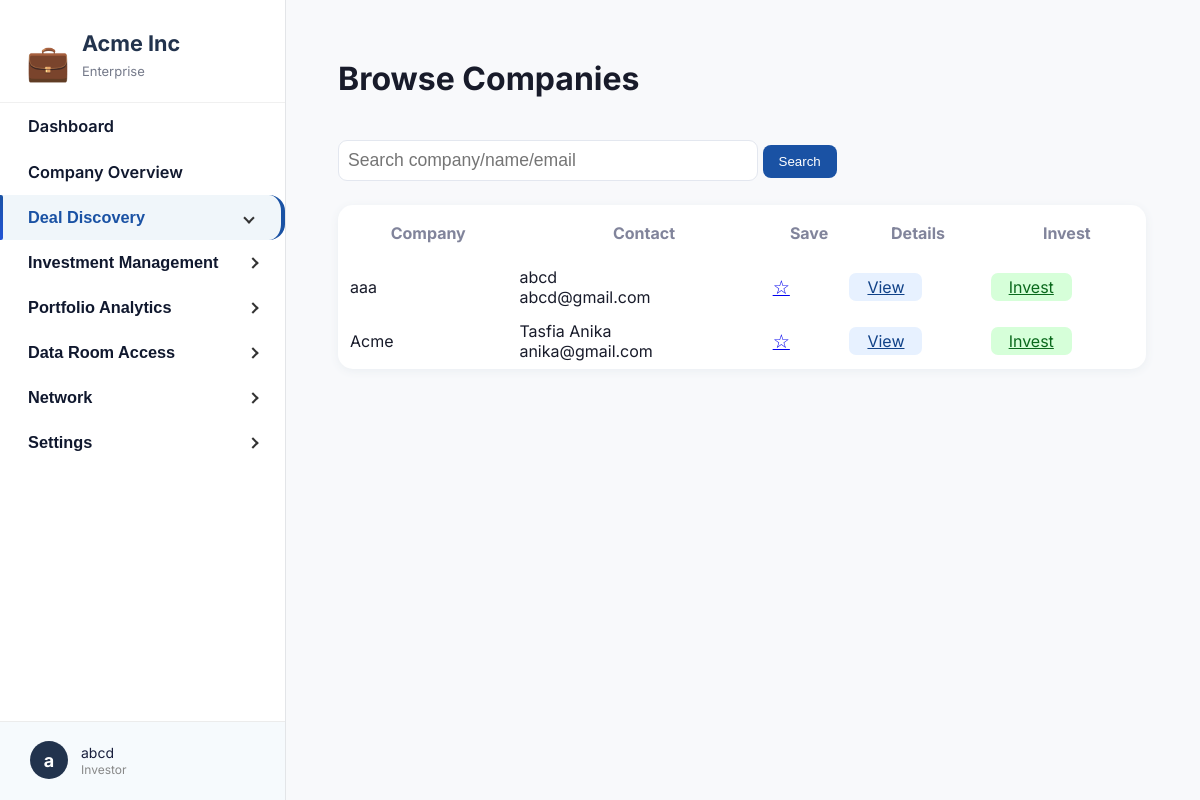
/api/investor/deal-discovery/browse/ (signed in), run on the app's committed database.
### core/models.py (models this page shows, shortened)
class StartupProfile(models.Model):
    user = models.OneToOneField(User, on_delete=models.CASCADE, related_name='startup_profile')
    startup_name = models.CharField(max_length=150)
    role = models.CharField(max_length=100)
    email = models.EmailField()
    website = models.CharField(max_length=255)
    heard_about = models.CharField(max_length=50)
    description = models.TextField()
    audience = models.TextField()
    tech_component = models.TextField()
    your_edge = models.TextField()
    pitch_deck_url = models.CharField(max_length=255)
    startup_stage = models.CharField(max_length=50)
    problem = models.TextField()
    solution = models.TextField()
    market_research = models.CharField(max_length=20)
    business_model_mind = models.CharField(max_length=50)
    working_time = models.CharField(max_length=50)
    cofounder = models.CharField(max_length=20)
    support_needed = models.TextField()
    has_mvp = models.CharField(max_length=10)
    tested_with_customers = models.CharField(max_length=10)
    funding_source = models.CharField(max_length=100)
    early_users = models.CharField(max_length=10)
    generated_revenue = models.CharField(max_length=20)
    stage3_challenges = models.TextField()
    stage3_support = models.TextField()
    business_model = models.TextField()
    paying_customers = models.CharField(max_length=50)
    annual_revenue_4 = models.CharField(max_length=50)
    external_funding = models.CharField(max_length=50)
    acquisition_strategies = models.TextField()
    team_size = models.CharField(max_length=50)
    stage4_challenges = models.TextField()
    stage4_support = models.TextField()
    annual_revenue_5 = models.CharField(max_length=50)
    active_customers_5 = models.CharField(max_length=50)
    markets_operating = models.CharField(max_length=100)
    expansion_plans = models.TextField()
    stage5_challenges = models.TextField()
    is_approved = models.BooleanField(default=False)
    is_onboarded = models.BooleanField(default=False)
    complete_profile_submitted = models.BooleanField(default=False)
    submitted_at = models.DateTimeField(auto_now_add=True)
    arr = models.FloatField(
        null=True, blank=True, verbose_name="Annual Recurring Revenue (ARR)"
    )
    arpu = models.FloatField(
        null=True, blank=True, verbose_name="Average Revenue Per User (ARPU)"
    )
    monthly_burn = models.FloatField(null=True, blank=True)
    cash_balance = models.FloatField(null=True, blank=True)
    ltv_cac_ratio = models.FloatField(null=True, blank=True)
    operating_expenses = models.FloatField(null=True, blank=True)
    debt_obligations = models.TextField(null=True, blank=True)
    capital_raised = models.FloatField(null=True, blank=True)
    currently_raising = models.FloatField(null=True, blank=True)
    equity_offered = models.FloatField(null=True, blank=True)
    financial_forecast = models.FileField(
        upload_to='financial_forecasts/', null=True, blank=True
    )

### core/views.py (the view)
# urls.py: path('investor/deal-discovery/browse/', browse_companies, name='browse_companies'),
@login_required
def browse_companies(request):
    investor_profile = getattr(request.user, 'investor_profile', None)
    startups = StartupProfile.objects.filter(is_onboarded=True)
    saved = set(
        InvestorCompanySave.objects.filter(investor=request.user)
        .values_list('startup_id', flat=True)
    )
    invested = set()
    if investor_profile:
        invested = set(
            InvestorInvestment.objects.filter(investor=investor_profile)
            .values_list('startup_id', flat=True)
        )
    if request.headers.get("HX-Request") == "true":
        return render(request, "investor_partials/browse_companies_partial.html", {
            "section": "deal_discovery",
            "subsection": "browse_companies",
            "startups": startups,
            "saved": saved,
            "invested": invested,
        })
    else:
        return render(request, "browse_companies.html", {
        "section": "deal_discovery",
        "subsection": "browse_companies",
        "startups": startups,
        "saved": saved,
        "invested": invested,
    })

### core/templates/browse_companies.html (shortened to what this page needs)
{% extends "investor_base.html" %}
{% block content %}
<h1 style="font-weight:700;">Browse Companies</h1>
<form method="GET">
    <input type="text" name="q" placeholder="Search company/name/email"
           style="width:400px; padding:9px; font-size:1.1rem; border-radius:9px; border:1.2px solid #e3e7ef; margin:20px 0 24px 0;">
    <button type="submit" style="padding:9px 16px; border-radius:8px; border:none; background:#1a52a4; color:#fff;">Search</button>
</form>
<table style="width:100%; background:#fff; border-radius:15px; box-shadow:0 2px 10px #eaeef2;">
    <tr style="font-weight:600; color:#81849b;">
        <th style="padding:16px 10px;">Company</th>
        <th>Contact</th>
        <th>Save</th>
        <th>Details</th>
        <th>Invest</th>
    </tr>
    {% for startup in startups %}
    <tr style="border-top:1px solid #eee;">
        <td style="padding:16px 10px;">{{ startup.startup_name }}</td>
        <td>{{ startup.user.get_full_name }}<br>{{ startup.email }}</td>
        <td>
            {% if startup.id in saved %}
                <span style="color:green;">&#10003;</span>
            {% else %}
                <a href="{% url 'save_company' startup.id %}" title="Save">
                    <span style="font-size:1.2em;">&#9734;</span>
                </a>
            {% endif %}
        </td>
        <td>
            <a href="#" style="padding:4px 18px; border-radius:7px; background:#e7f1ff; color:#114288;">View</a>
        </td>
        <td>
            {% if startup.id in invested %}
                <span style="color:green;">Invested</span>
            {% else %}
                <a href="{% url 'invest_in_company' startup.id %}" style="padding:4px 18px; border-radius:7px; background:#d6ffd9; color:#0a691c;">Invest</a>
            {% endif %}
        </td>
    </tr>
    {% empty %}
    <tr><td colspan="5" style="padding:40px;text-align:center;">No companies found.</td></tr>
    {% endfor %}
</table>
{% endblock %}

### core/templates/investor_base.html (shortened to what this page needs)
{% load static %}
<!DOCTYPE html>
<html lang="en">
<head>
</head>
<body>
<div class="layout">
    <nav class="sidebar">
        <div class="logo-box">
            <span class="logo-icon">&#128188;</span>
            <div>
                <div class="sidebar-title">Acme Inc</div>
                <div class="sidebar-subtitle">Enterprise</div>
            </div>
        </div>
        <div class="sidebar-content">
            <ul class="sidebar-nav">
                <li>
                    <a href="{% url 'investor_dashboard' %}" class="sidebar-link {% if section == 'dashboard' %}active{% endif %}">Dashboard</a>
                </li>
                <li>
                    <a href="{% url 'investor_company_overview' %}" class="sidebar-link {% if section == 'company' %}active{% endif %}">Company Overview</a>
                </li>
                <li>
                    <button class="sidebar-toggle {% if section == 'deal_discovery' %}active{% endif %}" aria-expanded="false" type="button">
                        Deal Discovery
                        <span class="arrow"></span>
                    </button>
                </li>
                <li>
                    <button class="sidebar-toggle" aria-expanded="false" type="button">
                        Investment Management
                        <span class="arrow"></span>
                    </button>
                </li>
                <li>
                    <button class="sidebar-toggle" aria-expanded="false" type="button">
                        Portfolio Analytics
                        <span class="arrow"></span>
                    </button>
                </li>
                <li>
                    <button class="sidebar-toggle" aria-expanded="false" type="button">
                        Data Room Access
                        <span class="arrow"></span>
                    </button>
                </li>
                <li>
                    <button class="sidebar-toggle" aria-expanded="false" type="button">
                        Network
                        <span class="arrow"></span>
                    </button>
                </li>
                <li>
                    <button class="sidebar-toggle" aria-expanded="false" type="button">
                        Settings
                        <span class="arrow"></span>
                    </button>
                </li>
            </ul>
        </div>
        <div class="sidebar-footer" id="sidebar-footer">
            <div class="sidebar-footer-circle">{{ request.user.first_name|default:"N"|slice:":1" }}</div>
            <div class="sidebar-footer-details">
                <span>{{ request.user.get_full_name|default:request.user.username }}</span>
                <small>Investor</small>
            </div>
        </div>
    </nav>
    <div id="main-content" class="main-content">
        {% block content %}{% endblock %}
    </div>
</div>
</body>
</html>

### core/templates/investor_base.html (style rules this page uses)
html, body { height: 100%; margin: 0; }
body { font-family: 'Inter', sans-serif; background: #f8f9fb; color: #181b2a; height: 100vh; }
.layout { display: flex; min-height: 100vh; }
.sidebar { width: 285px; background: #fff; border-right: 1.5px solid #e3e5e8; padding: 0; position: relative; display: flex; flex-direction: column; height: 100vh; }
.sidebar .logo-box { padding: 30px 26px 8px 26px; display: flex; align-items: center; gap: 12px; flex-shrink: 0; background: #fff; border-bottom: 1px solid #f0f0f0; }
.sidebar-content { flex: 1; overflow-y: auto; padding-bottom: 80px; }
.sidebar .logo-icon { font-size: 2.2rem; color: #22284b; transition: all 0.2s cubic-bezier(0.4, 0, 0.2, 1); }
.sidebar-title { font-weight: 700; font-size: 1.35rem; color: #22334d; margin-bottom: 7px; }
.sidebar-subtitle { font-size: 13px; color: #757a8a; margin-bottom: 15px; }
.sidebar-nav { padding: 0; margin: 0 0 30px 0; list-style: none; }
.sidebar-link, .sidebar-toggle { display: flex; align-items: center; gap: 8px; padding: 13px 28px; color: #10182e; text-decoration: none; font-weight: 600; font-size: 1.02rem; border: none; background: none; cursor: pointer; width: 100%; outline: none; transition: all 0.2s cubic-bezier(0.4, 0, 0.2, 1); border-radius: 0 16px 16px 0; margin-right: 4px; position: relative; }
.sidebar-link.active, .sidebar-toggle.active { background: #f0f6fa; color: #1a52a4; border-right: 4px solid #1a52a4; border-radius: 0 16px 16px 0; }
.sidebar-toggle .arrow { margin-left: auto; transition: transform 0.3s cubic-bezier(0.4, 0, 0.2, 1); }
.sidebar-toggle[aria-expanded="true"] .arrow { transform: rotate(90deg); }
.sidebar-footer { position: absolute; left: 0; bottom: 0; width: 100%; padding: 19px 24px 21px 30px; border-top: 1px solid #ececec; background: #f6fafd; display: flex; align-items: center; gap: 13px; cursor: pointer; z-index: 10; box-sizing: border-box; transition: all 0.2s cubic-bezier(0.4, 0, 0.2, 1); }
.sidebar-footer-circle { width: 38px; height: 38px; border-radius: 50%; background: #22334d; color: #fff; display: flex; align-items: center; justify-content: center; font-size: 18px; font-weight: 700; transition: all 0.2s cubic-bezier(0.4, 0, 0.2, 1); }
.sidebar-footer-details { display: flex; flex-direction: column; gap: 1px; }
.sidebar-footer-details span { font-size: 14px; color: #191f3d; transition: color 0.2s cubic-bezier(0.4, 0, 0.2, 1); }
.sidebar-footer-details small { font-size: 12px; color: #888; transition: color 0.2s cubic-bezier(0.4, 0, 0.2, 1); }
.main-content { flex: 1; padding: 38px 54px 44px 52px; }
.arrow { display: inline-block; width: 6px; height: 6px; border-top: 2px solid #333; border-right: 2px solid #333; transform: rotate(45deg); margin-left: auto; transition: transform 0.3s cubic-bezier(0.4, 0, 0.2, 1); }
.sidebar-toggle[aria-expanded="true"] .arrow { transform: rotate(135deg); }
.sidebar-link.active::before, .sidebar-toggle.active::before { content: ''; position: absolute; left: 0; top: 0; bottom: 0; width: 3px; background: linear-gradient(180deg, #1a52a4, #2254d6); border-radius: 0 2px 2px 0; }

### data on the page
StartupProfile: startup_name "aaa", user.get_full_name "abcd", email "abcd@gmail.com", shows "Invest"
StartupProfile: startup_name "Acme", user.get_full_name "Tasfia Anika", email "anika@gmail.com", shows "Invest"

### other printed values
{{ request.user.first_name|default:"N"|slice:":1" }} "a"
{{ request.user.get_full_name|default:request.user.username }} "abcd"
